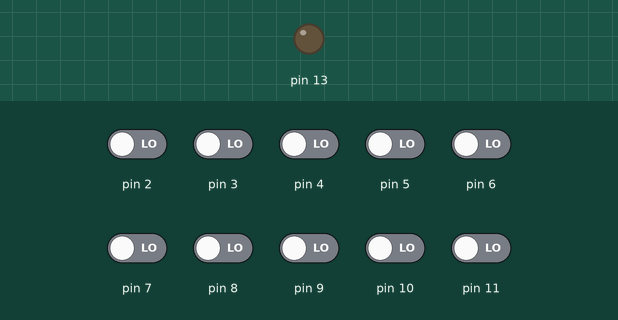
Bench run of a sketch on a simulated Arduino Uno, built with avr-gcc and run on an emulated ATmega328P. On the bench: output pins drawn as LEDs (lit = HIGH). Inputs (shaded band) come from the test bench; at power-on: pin 2–11 LOW. What the sketch prints to the serial monitor is not drawn.

Above: at 1.2 s.
1.3 s: pin 2 driven HIGH
At 1.4 s:
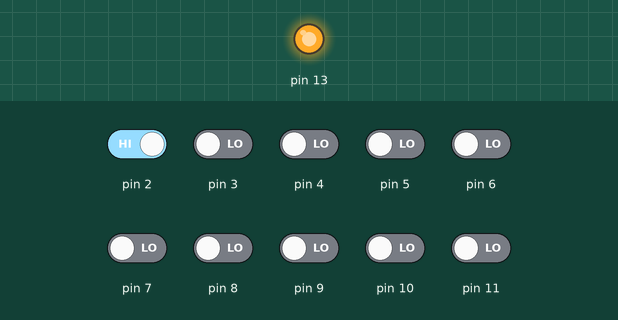
3.0 s: pin 3 driven HIGH
At 4.2 s:
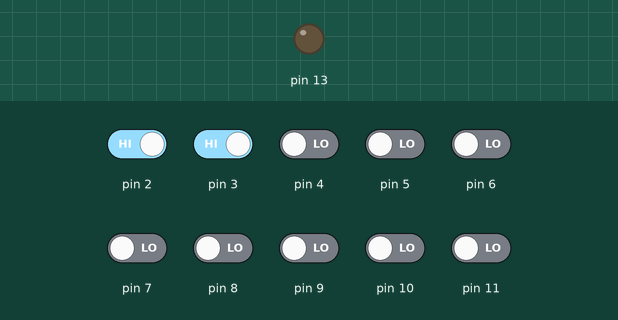
4.5 s: pin 4 driven HIGH
At 4.6 s:
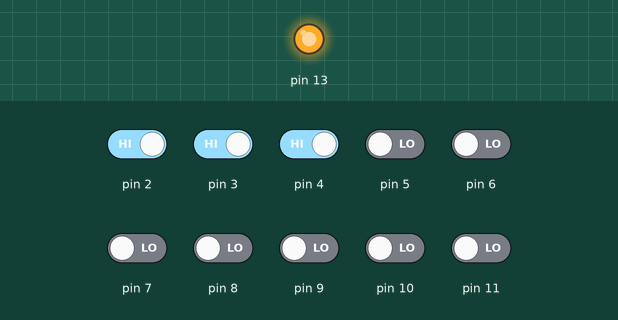
6.0 s: pin 5 driven HIGH
At 6.7 s:
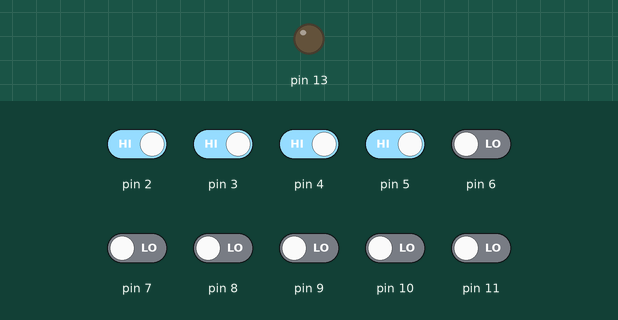
7.5 s: pin 6 driven HIGH
At 7.6 s:
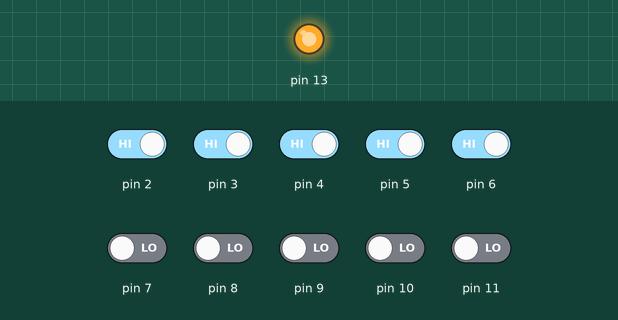
9.0 s: pin 7 driven HIGH
At 10.2 s:
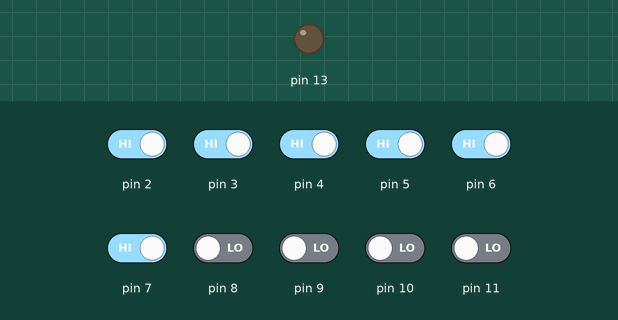
Timing chart, 0 to 11.5 s (numbered marks = the images above; inputs shaded):
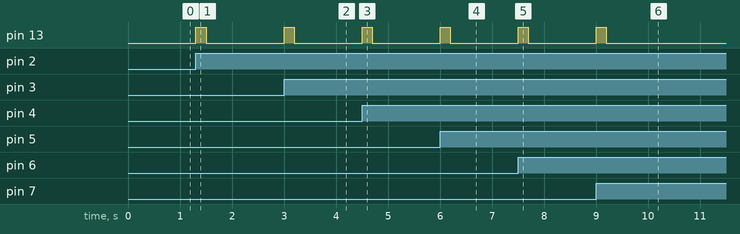

The sketch:

serialprint.ino
```cpp
bool SW1 = LOW;
bool SW2 = LOW;
bool SW3 = LOW;
bool SW4 = LOW;
bool SW5 = LOW;
bool SW6 = LOW;
bool SW7 = LOW;
bool SW8 = LOW;
bool SW9 = LOW;
bool SW10 = LOW;
bool SW11 = LOW;
bool prevstate1 = LOW;
bool prevstate2 = LOW;
bool prevstate3 = LOW;
bool prevstate4 = LOW;
bool prevstate5 = LOW;
bool prevstate6 = LOW;
bool prevstate7 = LOW;
bool prevstate8 = LOW;
bool prevstate9 = LOW;
bool prevstate10 = LOW;
bool prevstate11 = LOW;

void setup() {
pinMode(2,INPUT);
pinMode(3,INPUT);
pinMode(4,INPUT);
pinMode(5,INPUT);
pinMode(6,INPUT);
pinMode(7,INPUT);
pinMode(8,INPUT);
pinMode(9,INPUT);
pinMode(10,INPUT);
pinMode(11,INPUT);
pinMode(13,OUTPUT);
Serial.begin(9600);
}

void leerflanco(bool SW, bool prevstate,String output){
   if (SW == HIGH && prevstate == LOW)
 {
  digitalWrite(13,HIGH);
  Serial.print(output);
  delay(200);
  digitalWrite(13,LOW);
 }
}

void loop() {

 SW1 = digitalRead(2);
 SW2 = digitalRead(3);
 SW3 = digitalRead(4);
 SW4 = digitalRead(5);
 SW5 = digitalRead(6);
 SW6 = digitalRead(7);
 SW7 = digitalRead(8);
 SW8 = digitalRead(9);
 SW9 = digitalRead(10);
 SW10 = digitalRead(11);

 leerflanco(SW1,prevstate1,"a");
 leerflanco(SW2,prevstate2,"b");
 leerflanco(SW3,prevstate3,"c");
 leerflanco(SW4,prevstate4,"d");
 leerflanco(SW5,prevstate5,"e");
 leerflanco(SW6,prevstate6,"f");
 leerflanco(SW7,prevstate7,"g");
 leerflanco(SW8,prevstate8,"h");
 leerflanco(SW9,prevstate9,"i");
 leerflanco(SW10,prevstate10,"j");


 prevstate2 = SW2;
 prevstate1 = SW1;
 prevstate3 = SW3;
 prevstate4 = SW4;
 prevstate5 = SW5;
 prevstate6 = SW6;
 prevstate7 = SW7;
 prevstate8 = SW8;
 prevstate9 = SW9;
 prevstate10 = SW10;
 prevstate11 = SW11;


}
```

Measured:
- after the input at 1.3 s, pin 13: LOW → HIGH at once, → LOW 0.20 s later
- after the input at 3.0 s, pin 13: LOW → HIGH at once, → LOW 0.20 s later
- after the input at 4.5 s, pin 13: LOW → HIGH at once, → LOW 0.20 s later
- after the input at 6.0 s, pin 13: LOW → HIGH at once, → LOW 0.20 s later
- after the input at 7.5 s, pin 13: LOW → HIGH at once, → LOW 0.20 s later
- after the input at 9.0 s, pin 13: LOW → HIGH at once, → LOW 0.20 s later
